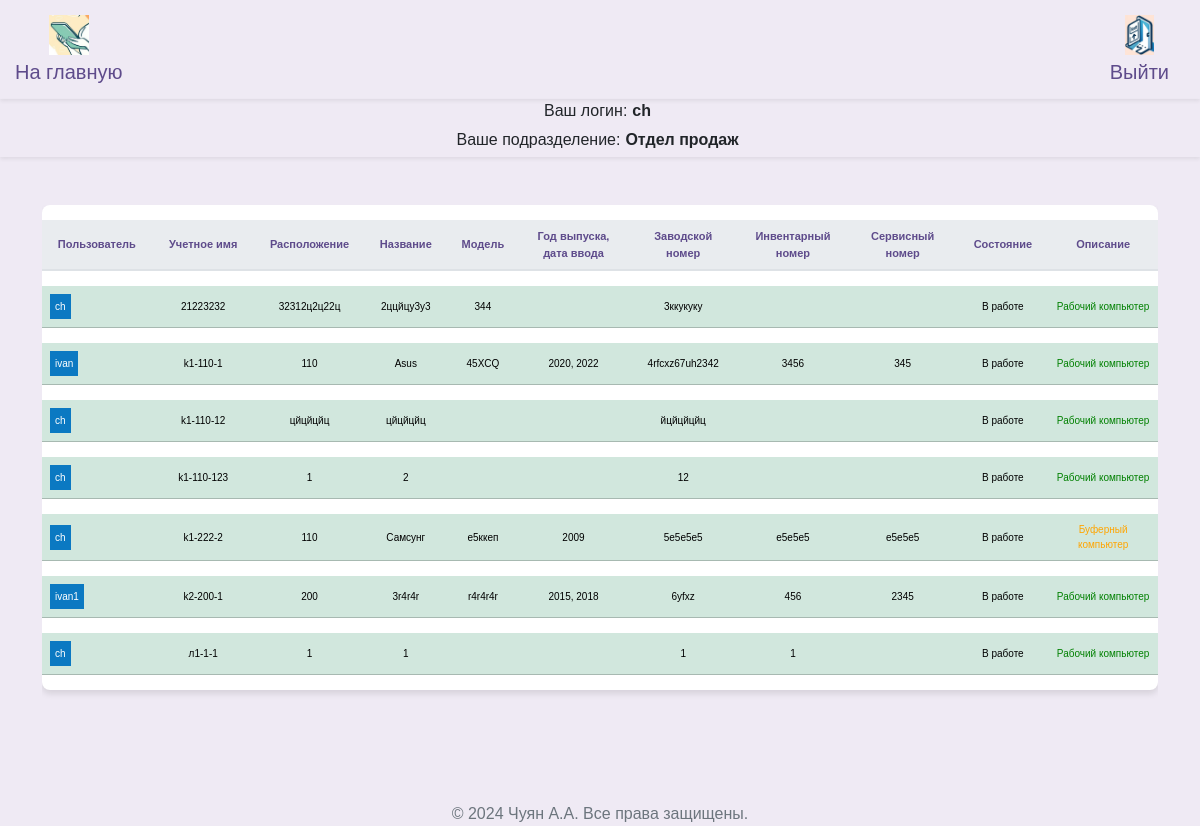
/arms_guest (signed in), run on the app's committed database.
### src/database/models.py (models this page shows, shortened)
class Worker(Base):
    __tablename__ = "worker"
    id = Column(Integer, primary_key=True)
    role = Column(Enum(Role), default=Role.guest)
    fio = Column(String)
    name = Column(String, unique=True)
    password = Column(String)
    department = Column(String)
    position = Column(String)
    description = Column(String, default=None)
    conn_worker_arm = relationship(
        "Arm", back_populates="conn_arm_worker"
    )

class Arm(Base):
    __tablename__ = "arm"
    id = Column(Integer, primary_key=True)
    title = Column(String, unique=True)
    department_arm = Column(String)
    location = Column(String)
    name = Column(String)
    model = Column(String)
    release = Column(String)
    num_serial = Column(String)
    num_invent = Column(String)
    num_service = Column(String)
    price = Column(String)
    formular = Column(String)
    state = Column(String)
    description = Column(String, default=None)
    description2 = Column(String, default=None)
    description3 = Column(String, default=None)
    id_worker = Column(Integer, ForeignKey("worker.id"), default=1)
    conn_arm_worker = relationship(
        "Worker", back_populates="conn_worker_arm"
    )

### src/frontend/router.py (the view)
@router.get("/arms")
async def get_arms(
    request: Request,
    worker: Worker = Depends(get_worker_or_redirect),
    session: AsyncSession = Depends(get_session),
):
    data = await CRUDArm.get_all_arm_sorted(session)
    data_worker = await CRUDWorker.get_all(session)
    return templates.TemplateResponse(
        "arms/index.html",
        {"request": request, "worker": worker, "data": data, "data_worker": data_worker},
    )

### src/frontend/template/guest/arms.html (shortened to what this page needs)
{% extends "base/base.html" %}
{% block content %}
<head>
</head>
<div class="row">
  <div class="col-12">
    <div class="table-responsive">
      <table class="table table-hover table-shadow table-rounded">
        <thead>
          <tr>
            <th scope="col" >Пользователь</th>
            <th scope="col" >Учетное имя</th>
            <th scope="col" >Расположение</th>
            <th scope="col" >Название</th>
            <th scope="col" >Модель</th>
            <th scope="col" >Год выпуска, дата ввода</th>
            <th scope="col" >Заводской номер</th>
            <th scope="col" >Инвентарный номер</th>
            <th scope="col" >Сервисный номер</th>
            <th scope="col" >Состояние</th>
            <th scope="col" >Описание</th>
          </tr>
        </thead>
        <tbody class="text-center">
          {% for tuple in data %}
            {% set object = tuple %}
              {% if object.department_arm == worker.department %}
                {% for tuple2 in data_worker %}
                  {% if tuple2.id == object.id_worker %}
                    {% set varUserName = tuple2.name %}
                    {% set varUserId = tuple2.id %}
                    <tr class="table-success">
                      <td>
                        <div style="display: flex;">
                          <span style="padding: 5px;
                            {% if varUserName == 'Нет пользователя' %}
                              background-color: #ff0000;
                            {% else %}
                              background-color: #0b79c2;
                            {% endif %}
                            color: white;">
                            {{varUserName}}
                          </span>
                        </div>
                      </td>
                      <td>{{ object.title }}</td>
                      <td>{{ object.location }}</td>
                      <td>{{ object.name }}</td>
                      <td>{{ object.model }}</td>
                      <td>{{ object.release }}</td>
                      <td>{{ object.num_serial }}</td>
                      <td>{{ object.num_invent }}</td>
                      <td>{{ object.num_service }}</td>
                      <td>{{ object.state }}</td>
                      <td {% if object.description == "Буферный компьютер" %}style="color: orange;"{% elif object.description == "Абонентский терминал" %}style="color: blue;"{% elif object.description == "Рабочий компьютер" %}style="color: green;"{% endif %}>{{ object.description }}</td>
                    </tr>
                {% endif %}
              {% endfor %}
            {% endif %}
          {% endfor %}
        </tbody>
      </table>
    </div>
  </div>
</div>
{% endblock %}

### src/frontend/template/base/info.html (shortened to what this page needs)
<nav class="info navbar-expand-lg navbar-light shadow-sm">
  <div class="user-info">
    <div class="d-flex align-items-center">
      <span class="label">Ваш логин:</span>
      <span class="value">{{ worker.name }}</span>
    </div>
    <div class="d-flex align-items-center">
      <span class="label">Ваше подразделение:</span>
      <span class="value">{{ worker.department }}</span>
    </div>
  </div>
</nav>

### src/frontend/assets/css/base.css (style rules this page uses)
body { margin: 0; font-family: 'Nunito Sans', Arial, sans-serif; background-color: #efeaf4; }
.table { background-color: #ffffff; color: #5e4b8b; border-collapse: separate; border-spacing: 0 15px; }
.table th, .table td { border-top: none !important; vertical-align: middle; }
.table thead th { background-color: #e9ecef; color: #5e4b8b; border-bottom: 2px solid #dee2e6; }
.table td { padding: .5rem; }
.table-rounded { border-radius: .5rem; overflow: hidden; }
.table-shadow { box-shadow: 0 4px 6px rgba(0, 0, 0, 0.1); }

### src/frontend/template/base/nav.html (style rules this page uses)
.user-info { text-align: center; display: flex; flex-direction: column; align-items: center; }

### src/frontend/template/base/info.html (style rules this page uses)
body, html { margin: 0; padding: 0; width: 100%; height: 100%; }
.user-info { text-align: center; display: flex; flex-direction: column; align-items: center; }
.user-info .label, .user-info .value { display: inline-block; width: auto; margin-right: 5px; max-width: 250px; margin-bottom: 5px; }
.user-info .value { font-weight: bold; }

### src/frontend/template/guest/arms.html (style rules this page uses)
table { font-family: Arial, sans-serif; }
.table th, .table td { max-width: 90px; }
td { font-size: 10px; }
th { text-align: center; font-size: 11px; }

### data on the page
Worker: name "ch", department "Отдел продаж"
Arm: title "21223232", location "32312ц2ц22ц", name "2ццйцу3у3", model "344", num_serial "3ккукуку", state "В работе", description "Рабочий компьютер"
Arm: title "k1-110-1", location "110", name "Asus", model "45XCQ", release "2020, 2022", num_serial "4rfcxz67uh2342", num_invent "3456", num_service "345", state "В работе", description "Рабочий компьютер"
Worker: name "ivan"
Arm: title "k1-110-12", location "цйцйцйц", name "цйцйцйц", num_serial "йцйцйцйц", state "В работе", description "Рабочий компьютер"
Arm: title "k1-110-123", location "1", name "2", num_serial "12", state "В работе", description "Рабочий компьютер"
Arm: title "k1-222-2", location "110", name "Самсунг", model "е5ккеп", release "2009", num_serial "5е5е5е5", num_invent "е5е5е5", num_service "е5е5е5", state "В работе", description "Буферный компьютер"
Arm: title "k2-200-1", location "200", name "3r4r4r", model "r4r4r4r", release "2015, 2018", num_serial "6yfxz", num_invent "456", num_service "2345", state "В работе", description "Рабочий компьютер"
Worker: name "ivan1"
Arm: title "л1-1-1", location "1", name "1", num_serial "1", num_invent "1", state "В работе", description "Рабочий компьютер"
